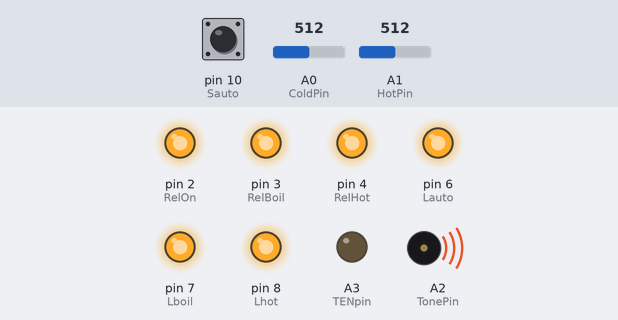
Bench run of a sketch on a simulated Arduino Uno, built with avr-gcc and run on an emulated ATmega328P. Parts: output pins drawn as LEDs (lit = HIGH), buzzer (waves = sounding). Inputs (shaded band) come from the test bench; at power-on: pin 10 (Sauto) HIGH, A0 (ColdPin) = 512, A1 (HotPin) = 512. Pins used as bus, display or sensor lines are not drawn.

Above: at 0.1 s.
At 15.1 s:
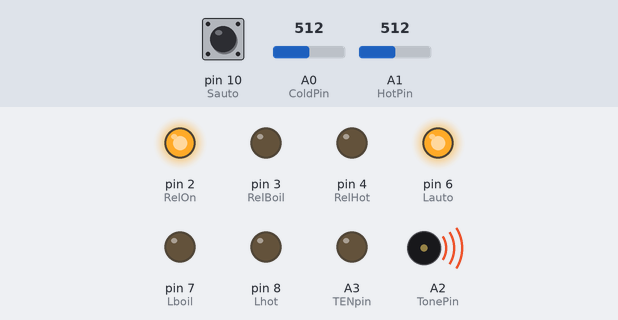
At 30.1 s:
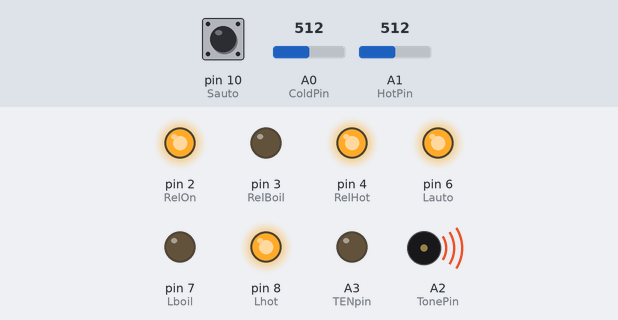
At 45.1 s:
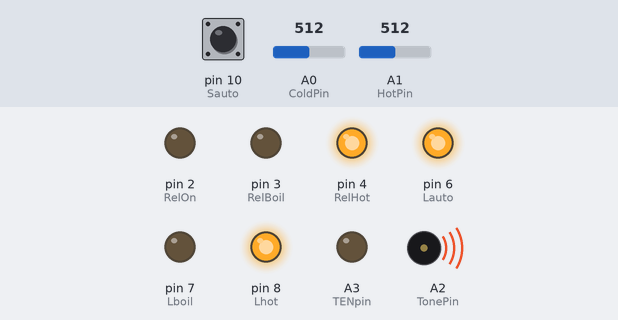
Timing chart, 0 to 46.6 s (numbered marks = the images above):
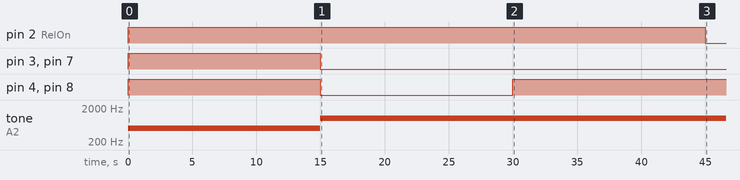

Measured:
- by itself, pin 2 (RelOn): HIGH → LOW at 45.0 s
- by itself, pin 4 (RelHot), pin 8 (Lhot): HIGH → LOW at 15.0 s, → HIGH 15.0 s later

The sketch:

wash.ino
```cpp
// Программа для бойлера в ванной
// Пока она вручную открывает и закрывает вентили и
// включает и выключает бойлер
const byte Scold = 13;	        //  Switch cold pin
const byte Shot = 12;	        // Switch hot pin
const byte Sboil = 11;	        // Switch boiler pin
const byte Sauto = 10;	        // Switch auto/manual pin
const byte Lcold = 9;	        // Led cold pin
const byte Lhot = 8;	        // Led hot pin
const byte Lboil = 7;	        // Led boiler pin
const byte Lauto = 6;	        // Led auto pin
const byte RelCold = 5;	        // Relay cold 1 pin
const byte RelHot = 4;	        // Relay hot 2 pin
const byte RelBoil = 3;			// Relay boiler 3 pin
const byte RelOn = 2;			// Relay power on 4 pin
const int ColdPin = A0;			// Analog Pin cold pressure
const int HotPin = A1;			// Analog Pin hot pressure
const byte TonePin = A2;		// Audio signal
const byte TENpin = A3;			// Relay TEN
const byte PressMin = 100;		// Pressure min
unsigned long OldTime;			// running time
unsigned long CurrTime;
int PressCold;					// Pressure cold variable
int PressHot;					// Pressure hot variable
int DelaySwitch = 15000;		//  Время для переключения вентиля
boolean Cold;					// Cold water yes
boolean ColdStatus = HIGH;		// Status cold relay
boolean ColdOld;				// Last status COLD
boolean ColdPress;				// previously press COLD button
boolean Cold2;					// for Valve
boolean Hot;					// Hot water yes
boolean HotStatus = HIGH;		// Status hot relay
boolean HotPress = HIGH;		// previously press HOT button
boolean Hot2;					// for Valve
boolean HotOld;					// Last status HOT
boolean BoilerStatus = LOW;		// Status boiler relay
boolean BoilerOld;				// Last status BOILER
boolean Boiler2;				// for ValveStatus
boolean BoilerPress;			// previously press BOILER button
boolean AutoStatus = HIGH;		// current Status auto
boolean Status;					// Readed Status
boolean OldStatus = HIGH;		// Last status Auto
boolean OldPress = HIGH;        // previously press Auto button
boolean ValveStatus;			// status any Valve

void setup () {

	pinMode(Scold, INPUT_PULLUP);   // Switch cold input pull up pin
	pinMode(Shot, INPUT_PULLUP);	// Switch hot input pull up pin
	pinMode(Sboil, INPUT_PULLUP);	// Switch boiler input pull up pin
	pinMode(Sauto, INPUT_PULLUP);	// Switch auto input pull up pin
	pinMode(Lcold, OUTPUT);			// Cold led pin
	pinMode(Lhot, OUTPUT);	        // Hot led pin
	pinMode(Lboil, OUTPUT);			// Boil led pin
    pinMode(Lauto, OUTPUT);			// Auto led pin
	pinMode(RelCold, OUTPUT);		// Cold relay pin
	pinMode(RelHot, OUTPUT);		// Hot relay pin
	pinMode(RelBoil, OUTPUT);		// Boil relay pin
	pinMode(RelOn, OUTPUT);			// Power relay pin
	pinMode(ColdPin, INPUT_PULLUP);	// Analog pin input
	pinMode(HotPin, INPUT_PULLUP);	// Analog pin hot pressure input
	pinMode(TonePin, OUTPUT);		// Buzzer
	pinMode(TENpin, OUTPUT);		// TEN relay

	tone(TonePin, 500);

    AutoStatus = HIGH;				// auto on
	BoilerStatus = HIGH;			// boiler on
	BoilerOld = LOW;
	ColdStatus = HIGH;				// cold water on
	ColdOld = HIGH;
	HotStatus = HIGH;				// how water on
	HotOld = HIGH;
	OldPress = HIGH;
	OldStatus = HIGH;
	digitalWrite(Lauto, AutoStatus);		// light led auto
	digitalWrite(RelOn, HIGH);				// switch on relay power
	digitalWrite(Lboil, BoilerStatus);		// Boiler led off 7
	digitalWrite(RelBoil, BoilerStatus);	// Boil relay off 3
	digitalWrite(Lcold, ColdStatus);		// Cold led off 9
	digitalWrite(RelCold, ColdStatus);		// Cold relay off 5
	digitalWrite(Lhot, HotStatus);			// Boiler led off 8
	digitalWrite(RelHot, HotStatus);		// Boil relay off 4
	delay(DelaySwitch);						// wait to end
	tone(TonePin, 1000);
	ColdStatus = LOW;
	HotStatus = LOW;
	BoilerStatus = LOW;
	Boiler2 = LOW;
	digitalWrite(Lboil, BoilerStatus);		// Boiler led off 7
	digitalWrite(RelBoil, BoilerStatus);	// Boil relay off 3
	digitalWrite(Lcold, ColdStatus);		// Cold led off 9
	digitalWrite(RelCold, ColdStatus);		// Cold relay off 5
	digitalWrite(Lhot, HotStatus);			// Boiler led off 8
	digitalWrite(RelHot, HotStatus);		// Boil relay off 4
	delay(DelaySwitch);
	digitalWrite(RelOn, LOW);				// Power off
	pinMode(TonePin, INPUT_PULLUP);			// Sound off
	ValveStatus = LOW;						// Valve don't switch
	if ( analogRead(ColdPin) > PressMin) {
		PressCold = HIGH;					// Cold water yes
	}
	else PressCold = LOW;					// Cold water no
	if (analogRead(HotPin) > PressMin)
	{
		PressHot = HIGH;					// Hot Water yes
	}
	else PressHot = LOW;					// Hot water no
	OldTime = millis();						// reset test timer
}

void loop () {
// Обновляю состояние пинов только при изменении условий
	if (OldStatus != AutoStatus)
		ValveStatus = HIGH;					// Auto status change
	else if (BoilerStatus != Boiler2)		// Boiler status change
			ValveStatus = HIGH;
		else if (HotStatus != Hot2)			// Hot water change
				ValveStatus = HIGH;
			else if (ColdStatus != Cold2)	// Cold water change
				ValveStatus = HIGH;
				else ValveStatus = LOW;
	CurrTime = millis();
	if (OldTime > CurrTime)					// timeout for test
	{
		tone(TonePin, 500);
		pinMode(TonePin, OUTPUT);
		digitalWrite(RelOn, HIGH);			// power on for test
		digitalWrite(RelCold, LOW);			// ColdValve off
		digitalWrite(Lcold, LOW);			// ColdLed off
		digitalWrite(RelHot, LOW);			// HotValve off
		digitalWrite(Lhot, LOW);			// HotLed off
		digitalWrite(RelBoil, LOW);			// Switch Valve off
		digitalWrite(Lboil, LOW);			// Switch led off
		delay(DelaySwitch);					// Delay Valve turn off
		tone(TonePin, 1500);
		digitalWrite(RelCold, HIGH);		//ColdValve on
		digitalWrite(Lcold, HIGH);			//Cold Led on
		digitalWrite(RelHot, HIGH);			// Hot Valve on
		digitalWrite(Lhot, HIGH);			// Hot Led on
		digitalWrite(RelBoil, HIGH);		// Switch Valve on
		digitalWrite(Lboil, HIGH);			// Switch led on
		delay(DelaySwitch);
		digitalWrite(RelOn, LOW);			// power off for test
		pinMode(TonePin, INPUT_PULLUP);		// sound off
		ValveStatus = HIGH;
	}
	OldTime = millis();
	if (ValveStatus == HIGH)
	{
		digitalWrite(RelOn, HIGH);				// питание на вентили включить
		digitalWrite(Lcold, ColdStatus);		// Cold led  9
		digitalWrite(RelCold, ColdStatus);		// Cold relay  5
		digitalWrite(Lboil, BoilerStatus);		// Boiler led  7
		digitalWrite(RelBoil, BoilerStatus);	// Boil relay  3 реле переключения потока воды из бойлера в горячий/холодный трубопровод
		digitalWrite(TENpin, BoilerStatus);		// TEN relay A3 реле включение тена
		digitalWrite(Lhot, HotStatus);			// Hot led  8
		digitalWrite(RelHot, HotStatus);		// Hot relay  4
		pinMode(TonePin, OUTPUT);				// sound on
		delay(DelaySwitch);
		pinMode(TonePin, INPUT_PULLUP);			// sound off
		digitalWrite(RelOn, LOW);				// питание на вентили отключить, потому что какой-то вентиль щелкает
		Boiler2 = BoilerStatus;					// запоминаю состояние пинов
		OldStatus = AutoStatus;
		Hot2 = HotStatus;
		Cold2 = ColdStatus;
	}

	Status = digitalRead(Sauto);				// читаю кнопку АВТО
	if (Status == LOW && OldPress == HIGH)
	{
		OldStatus = !OldStatus;
		OldPress = LOW; // press button
	}
	if (Status)									// Status == HIGH
	{
		OldPress = HIGH;
	}
	AutoStatus = OldStatus;

	digitalWrite(Lauto, AutoStatus);			// Auto led on  6 состояние триггера АВТО отображаю светодиодом

	if ( analogRead(ColdPin) > PressMin) {		// Проверяю давление холодной воды
		PressCold = HIGH;						// Cold water yes
	}
	else PressCold = LOW;						// Cold water no

	if (analogRead(HotPin) > PressMin)			// Проверяю давление горячей воды
	{
		PressHot = HIGH;						// Hot Water yes
	}
	else PressHot = LOW;						// Hot water no

  	if (AutoStatus) 							// AutoStatus option on Цикл при включённом триггере АВТО
	{
		if (PressCold) {
			if (PressHot) {
				if (BoilerStatus) {				// Есть горячая и холодная вода, нужно выключить бойлер
					BoilerStatus = LOW;
				}
				HotStatus = HIGH;				//hot water on Есть горячая, включить вентиль горячей
			}

			else {								// no hot water нет горячей воды
				BoilerStatus = HIGH;			// boiler on включить бойлер
				HotStatus = LOW;				// hot water off выключить вентиль горячей
			}
			ColdStatus = HIGH;					// cold water must be on есть давление холодной, включить вентиль
			ColdOld = HIGH;
		}

		else {									// no cold water
				digitalWrite(Lcold, HIGH);		// 9 поморгать холодным светодиодом - нет холодной воды
				delay(100);
				digitalWrite(Lcold, LOW);
				delay(100);
				ColdStatus = LOW;				// no cold water
				ColdOld = LOW;

				if (BoilerStatus)
				{
					BoilerStatus = LOW;			// boiler off
				}

				if (PressHot)
				{
					HotStatus = HIGH;			// hot on
				}
		}
	}
	else {										// Autostatus == LOW
		// read button
		Status = digitalRead(Sboil);			// pin 11
		if (Status == LOW && BoilerPress == HIGH)	//
		{
			BoilerOld = !BoilerOld;				// переключаю триггер Бойлера
			BoilerPress = LOW;					// press button
		}
		if (Status)
		{
			BoilerPress = HIGH;
		}
		BoilerStatus = BoilerOld;				// запоминаю состояние триггера бойлера

		if (BoilerStatus)						// Бойлер включен
		{
			if (PressCold == HIGH && ColdStatus == HIGH)	// есть холодная вода и кран воды открыт
			{
				if (HotStatus)					// hot water up
				{
					HotStatus = LOW;			// in next loop hot water down закрыть горячую воду
				}
			}

			else {								// Либо нет холодной воды, либо кран закрыт, либо и то и другое
				BoilerStatus = LOW;				// Бойлер выключить
				BoilerOld = LOW;				// и подтвердить
			}

			if (PressCold == LOW)				// No cold water
			{
				BoilerStatus = LOW;				// switch off boiler
			}
		}

		else {									// boiler off бойлер выключен, можно выключить воду
			Status = digitalRead(Shot);			// pin 12 читаю состояние кнопки горячей воды
			if (Status == LOW && HotPress == HIGH)
			{
				HotOld = !HotOld;				// переключить триггер горячей воды
				HotPress = LOW;					// press button
			}
			if (Status)
			{
				HotPress = HIGH;
			}
			HotStatus = HotOld;					// запоминаю триггер горячей воды

			Status = digitalRead(Scold);		// pin 13 читаю состояние кнопки холодной воды
			if (Status == LOW && ColdPress == HIGH)
			{
				ColdOld = !ColdOld;				// переключить триггер холодной воды
				ColdPress = LOW;				// press button
			}
			if (Status)
			{
				ColdPress = HIGH;
			}
			ColdStatus = ColdOld;				// запоминаю триггер холодной воды

			if (PressCold == LOW && ColdStatus == HIGH)	// Если пропала холодная вода, но кран открыт
			{
				digitalWrite(Lcold, LOW);		// 9	поморгать холодной лампочкой
				delay(100);
				digitalWrite(Lcold, HIGH);
				delay(100);
			}
		}
	}
}
```
